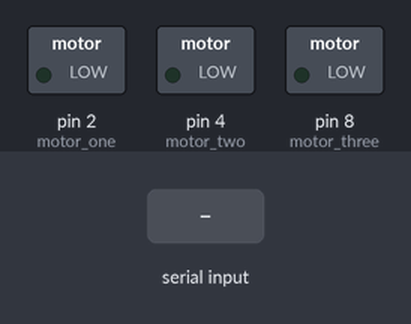
A sketch run on a simulated Arduino Uno, built with avr-gcc and run on an emulated ATmega328P. Parts: switched loads named in the sketch (green lamp = pin HIGH). Dashed ring = blinking. Inputs (shaded band) come from the test bench.

Above: at 1.2 s.
1.3 s: byte 2 (2) received over Serial
At 1.45 s:
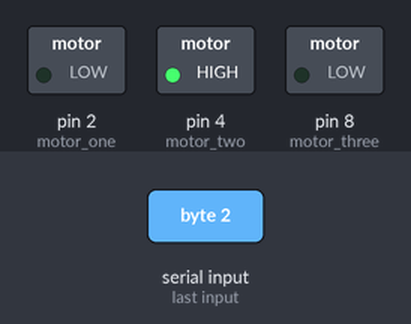
3.7 s: byte 1 (1) received over Serial
At 4.3 s:
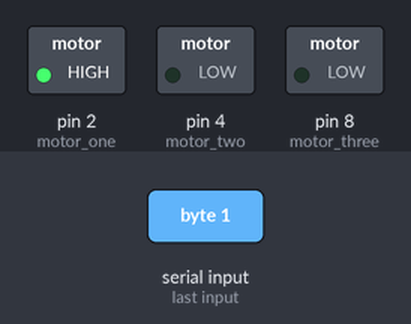
5.9 s: byte 3 (3) received over Serial
At 6.02 s:
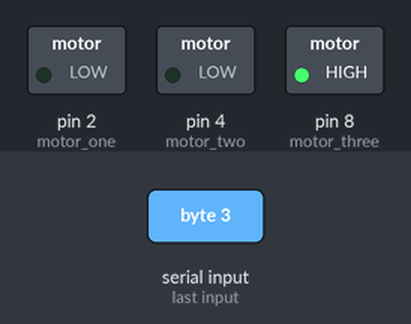
Timing chart, 0 to 8.9 s (numbered marks = the images above; inputs shaded):
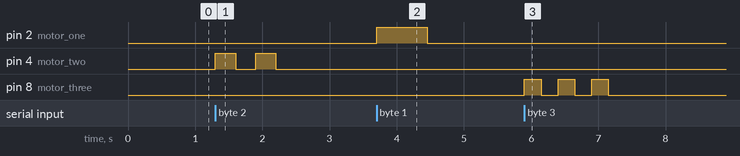

Measured:
- after the input at 1.3 s, pin 4 (motor_two): alternates HIGH for 0.30 s and LOW for 0.30 s, 4 changes in all, then stays LOW, starting at once
- after the input at 3.7 s, pin 2 (motor_one): LOW → HIGH at once, → LOW 0.75 s later
- after the input at 5.9 s, pin 8 (motor_three): alternates HIGH for 0.25 s and LOW for 0.25 s, 6 changes in all, then stays LOW, starting at once

The sketch:

Vibrations.ino
```cpp
int motor_one = 2;
int motor_two = 4;
int motor_three = 8;
int incomingByte = 0;

// the setup function runs once when you press reset or power the board
void setup() {
  // initialize digital pin LED_BUILTIN as an output.
  Serial.begin(9600);
  pinMode(motor_one, OUTPUT);
  pinMode(motor_two, OUTPUT);
  pinMode(motor_three, OUTPUT);
}

// the loop function runs over and over again forever
void loop() {
    incomingByte = Serial.read();

    if (incomingByte == 1) {
      digitalWrite(motor_one, HIGH);
      delay(750);
      digitalWrite(motor_one, LOW);
      delay(750);
      incomingByte = 0;
    } else if (incomingByte == 2) {
      for (int i = 0; i < 2; i++) {
        digitalWrite(motor_two, HIGH);
        delay(300);
        digitalWrite(motor_two, LOW);
        delay(300);
        incomingByte = 0;
      }
    } else if (incomingByte == 3) {
      for (int j = 0; j < 3; j++) {
        digitalWrite(motor_three, HIGH);
        delay(250);
        digitalWrite(motor_three, LOW);
        delay(250);
        incomingByte = 0;


    }
  }
}
```
